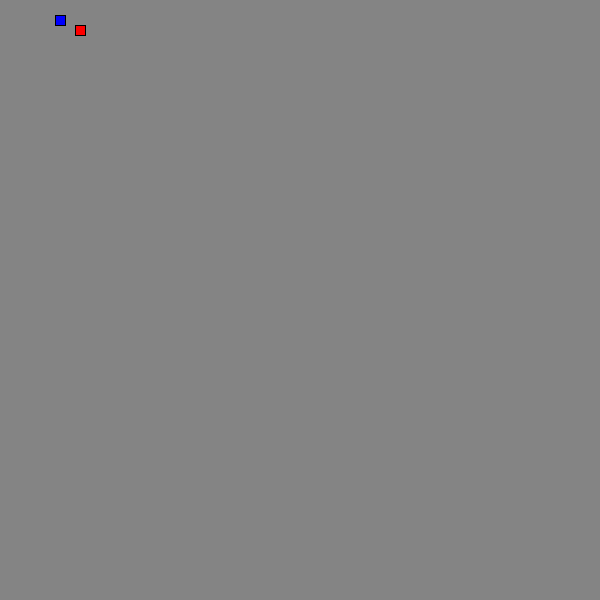
Frame 1 (no input)
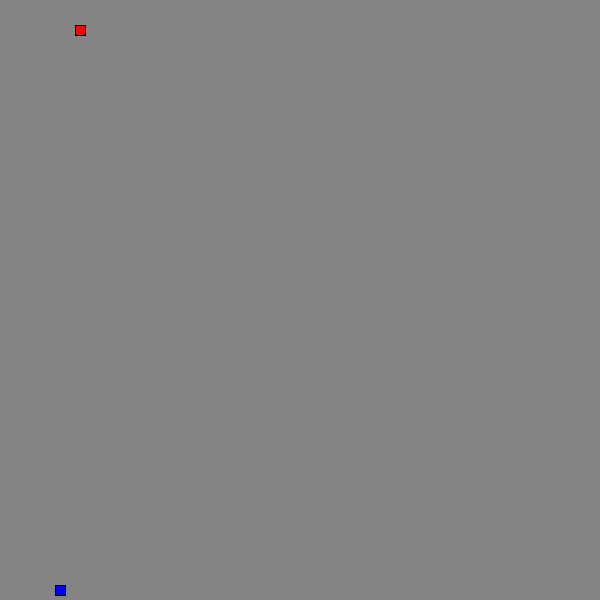
Frame 60 (the mouse pressed at the canvas centre just before this capture)
Frame 120 (the mouse held since frame 60 and released just before this capture): identical to frame 60, image omitted

The Processing sketch that drew these frames (run headless with seeded random() and noise(); from frame 60 on, the mouse is pressed at the canvas centre):

// Processing sketch: slither
// ── slither.pde
Snake p1 = new Snake(); 
Food f1 = new Food();

void setup() {
  size(600, 600);
  frameRate(10);
}

void draw() {
  background(132);
  p1.update();
  f1.update(p1);
}

void keyPressed() {
  switch(key) {
    case 'q':
      noLoop();
      exit();
      break;
    case 'p':
      delay(5000);
      break;     
    case 'w':
      p1.move('n');
      break;
    case 'd':
      p1.move('e');
      break;
    case 's':
      p1.move('s');
      break;
    case 'a':
      p1.move('w');
      break;
    case 'f':
      p1.grow();
      break;
  }
}

// ── Food.pde
class Food {
  String name;
  String[] nameChoices = {"Apple", "Carrot", "Sucker", "Watermelon"};
  PVector pos;
  int scale = 10;
  color c = color(255, 0, 0);
  
  Food() {
    this.name = nameChoices[floor(random(0, nameChoices.length))];
    this.shuffle();
  }
  
  void shuffle() {
    float _x = floor(random(0, width/this.scale)) * this.scale;
    float _y = floor(random(0, height/this.scale)) * this.scale;
    pos = new PVector(_x, _y);
  }
  
  void show() {
    fill(this.c);
    rectMode(CENTER);
    rect(this.pos.x, this.pos.y, this.scale, this.scale);
  }
  
  void update(Snake snake) {
    if (dist(this.pos.x, this.pos.y, snake.head.x, snake.head.y) < 2) {
      int r = floor(random(0, 255));
      int g = floor(random(0, 255));
      int b = floor(random(0, 255));
      this.c = color(r, g, b);
      this.shuffle();
      snake.grow();
    }
    this.show();
  }
}

// ── Snake.pde
//import java.util.Iterator;

class Snake {
  char dir;
  char[] directions = {'n', 'e', 's', 'w'};
  color c = color(0, 0, 255);
  float speed = 1;
  int count = 0, max = 100, scale = 10;
  PVector head;
  ArrayList<PVector> path = new ArrayList<PVector>();
  
  Snake() {
    float _x = floor(random(0, width/this.scale)) * this.scale;
    float _y = floor(random(0, height/this.scale)) * this.scale;
    this.head = new PVector(_x, _y);
    this.dir = this.directions[floor(random(0, 3))];
  }
  
  int constrain(float cur, int min, int max) {
    int response = floor(cur);
    if (cur > max) { response = max; }
    if (cur < min) { response = min; }    
    return response;
  }
  
  void grow() {
    this.count += 1;
  }
  
  void move(char _dir) {
    
    /* Check If move is direction is valid */
    boolean valid = false;
    switch(this.dir) {
      case 'n':
        if (_dir != 's') { valid = true; }
        break;
      case 'e':
        if (_dir != 'w') { valid = true; }
        break;
      case 's':
        if (_dir != 'n') { valid = true; }
        break;
      case 'w':
        if (_dir != 'e') { valid = true; }
        break;
    }
    if (valid) { this.dir = _dir; }
    // Execute Move
    this.move();
  }
  
  void move() {
    // Track Move
    this.track(this.head);
    
    // Update Snakes position
    switch(this.dir) {
      case 'n':
        this.head.y -= (this.speed * this.scale);
        break;
      case 'e':
        this.head.x += (this.speed * this.scale);
        break;
      case 's':
        this.head.y += (this.speed * this.scale);
        break;
      case 'w':
        this.head.x -= (this.speed * this.scale);
        break;
    }
    
    int _x = this.constrain(this.head.x, 0, width - this.scale);
    int _y = this.constrain(this.head.y, 0, height - this.scale);
    this.head.x = _x;
    this.head.y = _y;
  }
  
  void show() {
    //println("Displaying " + (this.count + 1) + " segments.");
    fill(this.c);
    rectMode(CENTER);
    PVector v;
    int sentinal = 0;
    for (int i = this.path.size() - 1; i >= 0; i--) {
      if (sentinal > this.count){ break; }        // Only display limited number of segments
      v = this.path.get(i);
      rect(v.x, v.y, this.scale, this.scale);
      sentinal += 1;
    }
  }
  
  void track(PVector v) {
    this.path.add(new PVector(v.x, v.y));
    while (this.path.size() > this.max) {
      this.path.remove(0);
    }
  }
  
  void update() {
    this.move();
    this.show();
  }
}
